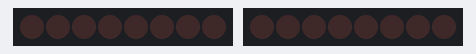
A sketch run on a simulated Arduino Uno, built with avr-gcc and run on an emulated ATmega328P. Shown: 2 × 8 shift-register outputs drawn as a row of LEDs (first output left, lit = HIGH). Wiring (inferred from the names in the program): shift register (74HC595): data pin 4; shift clock pin 2; latch pin 12. Wiring (inferred from the signals the program sends): row of LEDs: on Q0, Q1, Q2, Q3, Q4, Q5, Q6, Q7.

Above: at 0.02 s.
At 0.32 s:
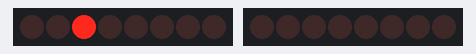
At 0.68 s:
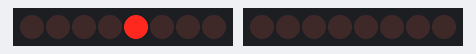
At 1.39 s:
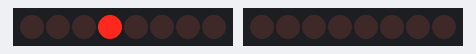
At 2.05 s:
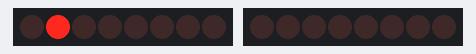
At 2.73 s:
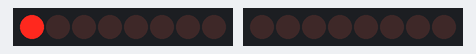
Timing chart, 0 to 3.0 s (numbered marks = the images above):
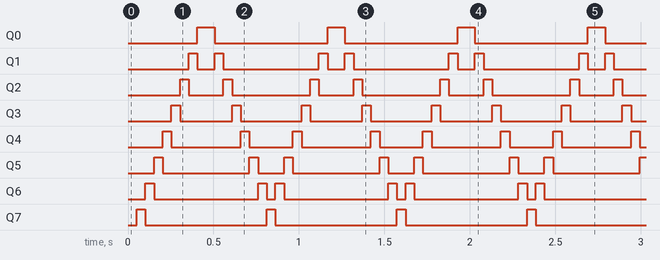

The sketch:

display_LtoRandRtoL_on_sweep.ino
```cpp
// 1 - row negative
// 2 - col positive

#define DATA1 13
#define DATA2 4

#define LATCH1 12
#define LATCH2 3

#define CLOCK1 11
#define CLOCK2 2

#define OE1 8
#define OE2 7

void setup()
{
pinMode(LATCH1,OUTPUT);
pinMode(CLOCK1,OUTPUT);
pinMode(DATA1,OUTPUT);
pinMode(OE1,OUTPUT);

pinMode(LATCH2,OUTPUT);
pinMode(CLOCK2,OUTPUT);
pinMode(DATA2,OUTPUT);
pinMode(OE2,OUTPUT);
// data 2 gives +ve
//data 1 gives -ve
}

  int col;

void loop()
{
  col = 0x80;
  while(col != 0x00){
  led_hexselect(0x00,col);
  col = col >> 1;
  delay(50);
  }
  col = 0x01;

  while(col != 0x80){
  led_hexselect(0x00,col);
  col = col << 1;
  delay(50);
  }

}

void led_select(int row,int col)
{ int col_decode,row_decode;
  int powr=1,powc=1;
  int i;

  if(row <= 8 & col <= 8 & row >= 0 & col >= 0)
  {
  for(i=0;i<row-1;i++)
  powr *= 2;
  for(i=0;i<col-1;i++)
  powc *= 2;


  row_decode = 255 - powr;
  col_decode = powc;

  digitalWrite(LATCH1,LOW);
  digitalWrite(OE1,HIGH);
  shiftOut(DATA1,CLOCK1,MSBFIRST,row_decode); //row
  digitalWrite(LATCH1,HIGH);
  digitalWrite(OE1,LOW);

  digitalWrite(LATCH2,LOW);
  digitalWrite(OE2,HIGH);
  shiftOut(DATA2,CLOCK2,MSBFIRST,col_decode); //col
  digitalWrite(LATCH2,HIGH);
  digitalWrite(OE2,LOW);
  delay(1);
  }
}

void led_hexselect(int row,int col)
{
  digitalWrite(LATCH1,LOW);
  digitalWrite(OE1,HIGH);
  shiftOut(DATA1,CLOCK1,MSBFIRST,row); //row
  digitalWrite(LATCH1,HIGH);
  digitalWrite(OE1,LOW);

  digitalWrite(LATCH2,LOW);
  digitalWrite(OE2,HIGH);
  shiftOut(DATA2,CLOCK2,MSBFIRST,col); //col
  digitalWrite(LATCH2,HIGH);
  digitalWrite(OE2,LOW);
  delayMicroseconds(500);
}
```

Measured:
- by itself, Q0: alternates HIGH for 0.10 s and LOW for 0.66 s
- by itself, Q1: repeats every 0.76 s: LOW 0.10 s, HIGH 0.05 s, LOW 0.56 s, HIGH 0.05 s
- by itself, Q2: repeats every 0.76 s: LOW 0.20 s, HIGH 0.05 s, LOW 0.46 s, HIGH 0.05 s
- by itself, Q3: alternates HIGH for 0.05 s and LOW for 0.33 s
- by itself, Q4: repeats every 0.76 s: LOW 0.41 s, HIGH 0.05 s, LOW 0.25 s, HIGH 0.05 s
- by itself, Q5: repeats every 0.76 s: LOW 0.51 s, HIGH 0.05 s, LOW 0.15 s, HIGH 0.05 s
- by itself, Q6: repeats every 0.76 s: LOW 0.61 s, HIGH 0.05 s, LOW 0.05 s, HIGH 0.05 s
- by itself, Q7: alternates HIGH for 0.05 s and LOW for 0.71 s
